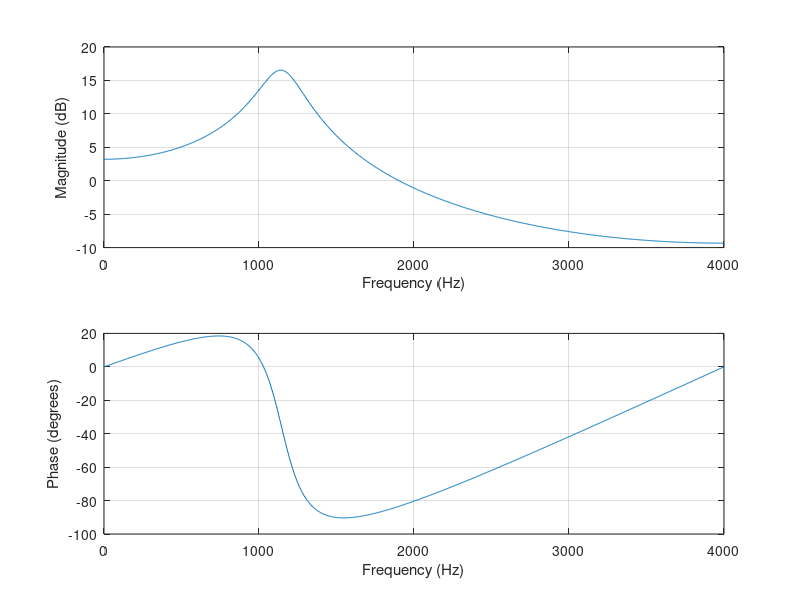
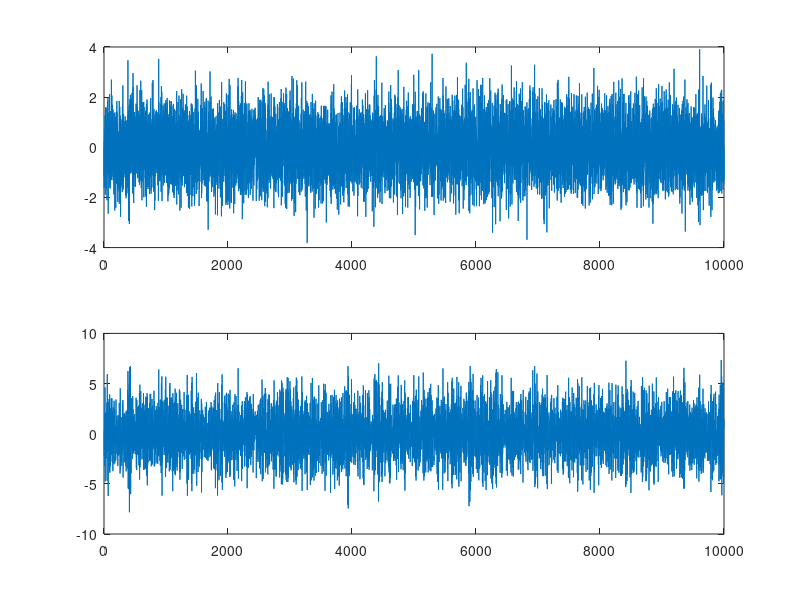

Source code (MATLAB) for these figures, in order: (Note: this script raises an error after producing the figures.)
A=1;
f=2123;
fs=8000;
to=0.1;

tt=0:1/fs:to-1/fs;
s=A*sin(2*pi*f*tt); %generovani sin

Npoints=1000;
fs = 8000; %vzorkovaci kmitocet

N = 10000;
n=rand(1,N); %rovnomerne rozdeleni
un=randn(N, 1); %gaussovske rozdeleni

B = 300; %sirka pasma

a1_abs = exp(-(B*pi)/fs); %abs hodnota koeficient filtru AR
a = [1, -a1_abs]; %AR
b = 1; %AR

%MA 1. radu
a = 1;
b = [1, -a1_abs];

%AR 2. radu
p = [0.9*exp(-j*0.9), 0.9*exp(j*0.9)]
a = poly(p);
b = 1;

figure(1);
freqz(b,a ,Npoints,fs)

nc1 = filter(b,a,un); %filtrace sumu = generace barevneho sumu

figure(2)
subplot(211), plot(un)
subplot(212), plot(nc1)

wlen = 512;
figure(3)
pwelch(nc1,wlen,wlen/2,wlen,fs, 'onesided')%vykonove spektrum pomoci welch
figure(4)
plot(10*log10(abs(fft(nc1(1:wlen))).^2/wlen)), xlim([0 wlen/2]) %vykonove spektrum pomoci fft

figure(5)
spectrogram(nc1, wlen, wlen/2, wlen, fs, 'yaxis')



